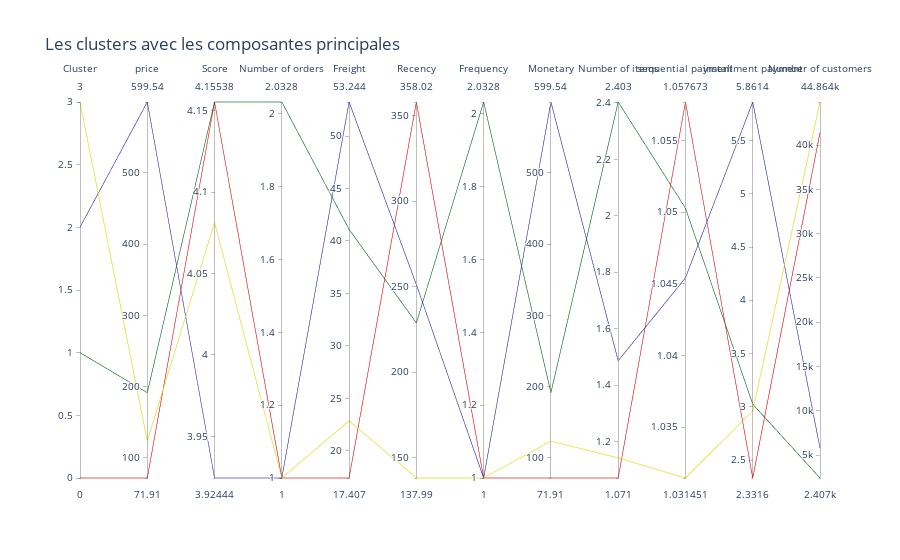

Source (notebook cell):
### Markdown cell above
Les clusters avec les composantes principales

### Code cell
kmeans_clusters_means = df_olist_rfm.groupby("Cluster").mean().reset_index()
kmeans_clusters_means['nb_customer'] = df_olist_rfm.groupby(['Cluster']).agg({"customer_unique_id" : "count"})

Colors = ["red", "green", "blue", 'yellow']

# kmeans_clusters_means['Color'] = kmeans_clusters_means['Cluster'].map(lambda p: Colors[p])

fig = go.Figure(data=
    go.Parcoords(
        line = dict(color = kmeans_clusters_means['Cluster'],
                    colorscale =[[0, 'red'], [0.3, 'green'], [0.6, 'blue'], [1.0, 'yellow']],
                    ),
        dimensions = list([
            dict(
                 label = "Cluster", values = kmeans_clusters_means['Cluster']),

            dict(
                 label = 'price', values = kmeans_clusters_means['price']),

            dict(
                 label = 'Score', values = kmeans_clusters_means['review_score']),

            dict(
                 label = 'Number of orders', values = kmeans_clusters_means['nb_order']),

            dict(
                 label = "Freight", values = kmeans_clusters_means['freight_value']),

            dict(
                 label = "Recency", values = kmeans_clusters_means['Recency']),

            dict(
                 label = 'Frequency', values = kmeans_clusters_means['Frequency']),

            dict(
                 label = 'Monetary', values = kmeans_clusters_means['Monetary']),

            dict(
                 label = "Number of items", values = kmeans_clusters_means['nb_item']),

            dict(
                 label = "sequential payment", values = kmeans_clusters_means['payment_sequential']),

            dict(
                 label = "installment payment", values = kmeans_clusters_means['nb_payment_installments']),
            
            dict(
                 label = "Number of customers", values = kmeans_clusters_means['nb_customer']),

            ]),
            
        )
    )

fig.update_layout(
    paper_bgcolor = 'white',
    title="Les clusters avec les composantes principales",
)


fig.show()

### Figure 1 — Plotly figure (JSON) as saved in the notebook; plotly's stock layout.template omitted (floating-point values rounded to 4 significant figures)
{"data": [{"dimensions": [{"label": "Cluster", "values": [0, 1, 2, 3]}, {"label": "price", "values": [71.91, 191.6, 599.5, 123.8]}, {"label": "Score", "values": [4.155, 4.155, 3.924, 4.081]}, {"label": "Number of orders", "values": [1, 2.033, 1, 1]}, {"label": "Freight", "values": [17.41, 41.11, 53.24, 22.86]}, {"label": "Recency", "values": [358.0, 228.7, 251.2, 138.0]}, {"label": "Frequency", "values": [1, 2.033, 1, 1]}, {"label": "Monetary", "values": [71.91, 191.6, 599.5, 123.8]}, {"label": "Number of items", "values": [1.071, 2.403, 1.486, 1.142]}, {"label": "sequential payment", "values": [1.058, 1.05, 1.045, 1.031]}, {"label": "installment payment", "values": [2.332, 3.024, 5.861, 2.96]}, {"label": "Number of customers", "values": [41423, 2407, 5770, 44864]}], "line": {"color": [0, 1, 2, 3], "colorscale": [[0, "red"], [0.3, "green"], [0.6, "blue"], [1, "yellow"]]}, "type": "parcoords"}], "layout": {"paper_bgcolor": "white", "title": {"text": "Les clusters avec les composantes principales"}}}
